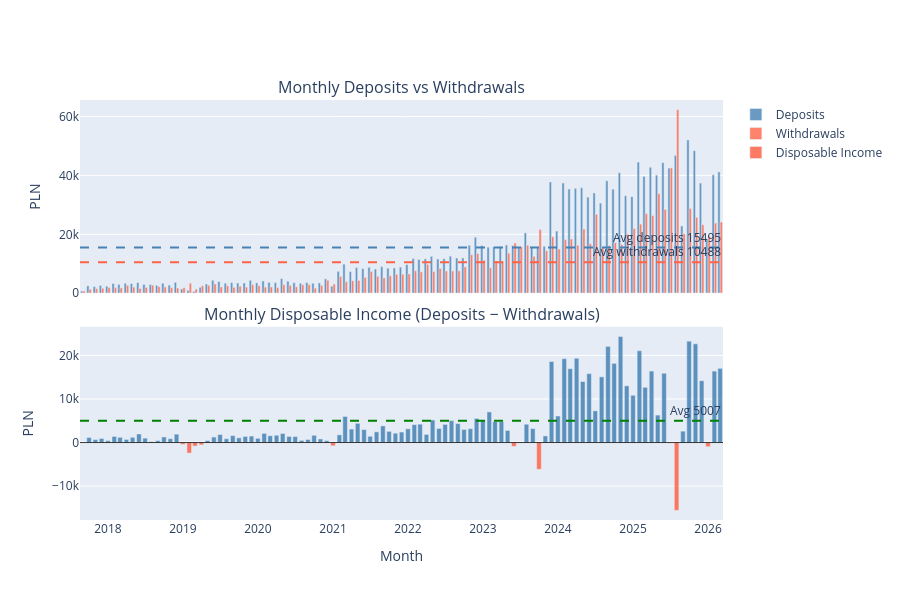

Write notebook code for a chart like this one.
### Code cell
# ── Visualise: deposits / withdrawals / disposable income ─────────────────────
x = cashflow_split["year_month"]
avg_dep = cashflow_split["deposits"].mean()
avg_wdw = cashflow_split["withdrawals"].mean()
avg_di = cashflow_split["disposable_income"].mean()
di_colors = ["steelblue" if v >= 0 else "tomato" for v in cashflow_split["disposable_income"]]

fig = make_subplots(
    rows=2, cols=1, shared_xaxes=True, vertical_spacing=0.08,
    subplot_titles=("Monthly Deposits vs Withdrawals",
                    "Monthly Disposable Income (Deposits − Withdrawals)"),
)

fig.add_trace(go.Bar(x=x, y=cashflow_split["deposits"], name="Deposits",
                     marker_color="steelblue", opacity=0.8), row=1, col=1)
fig.add_trace(go.Bar(x=x, y=cashflow_split["withdrawals"], name="Withdrawals",
                     marker_color="tomato", opacity=0.8), row=1, col=1)
fig.add_hline(y=avg_dep, line_color="steelblue", line_dash="dash",
              annotation_text=f"Avg deposits {avg_dep:.0f}", row=1, col=1)
fig.add_hline(y=avg_wdw, line_color="tomato", line_dash="dash",
              annotation_text=f"Avg withdrawals {avg_wdw:.0f}", row=1, col=1)

fig.add_trace(go.Bar(x=x, y=cashflow_split["disposable_income"],
                     marker_color=di_colors, opacity=0.85, name="Disposable Income"),
              row=2, col=1)
fig.add_hline(y=0, line_color="black", line_width=0.8, row=2, col=1)
fig.add_hline(y=avg_di, line_color="green", line_dash="dash",
              annotation_text=f"Avg {avg_di:.0f}", row=2, col=1)

fig.update_yaxes(title_text="PLN", row=1, col=1)
fig.update_yaxes(title_text="PLN", row=2, col=1)
fig.update_xaxes(title_text="Month", row=2, col=1)
fig.update_layout(height=600, barmode="group")
fig.show()

avg_sr = cashflow_split["savings_rate"].mean()
print(f"\nAverage savings rate: {avg_sr:.1%}")
print(f"Months with negative disposable income: "
      f"{(cashflow_split['disposable_income'] < 0).sum()} / {len(cashflow_split)}")

### Figure 1 — Plotly figure (JSON) as saved in the notebook; plotly's stock layout.template omitted (floating-point values rounded to 4 significant figures)
{"data": [{"marker": {"color": "steelblue"}, "name": "Deposits", "opacity": 0.8, "type": "bar", "x": ["2017-09", "2017-10", "2017-11", "2017-12", "2018-01", "2018-02", "2018-03", "2018-04", "2018-05", "2018-06", "2018-07", "2018-08", "2018-09", "2018-10", "2018-11", "2018-12", "2019-01", "2019-02", "2019-03", "2019-04", "2019-05", "2019-06", "2019-07", "2019-08", "2019-09", "2019-10", "2019-11", "2019-12", "2020-01", "2020-02", "2020-03", "2020-04", "2020-05", "2020-06", "2020-07", "2020-08", "2020-09", "2020-10", "2020-11", "2020-12", "2021-01", "2021-02", "2021-03", "2021-04", "2021-05", "2021-06", "2021-07", "2021-08", "2021-09", "2021-10", "2021-11", "2021-12", "2022-01", "2022-02", "2022-03", "2022-04", "2022-05", "2022-06", "2022-07", "2022-08", "2022-09", "2022-10", "2022-11", "2022-12", "2023-01", "2023-02", "2023-03", "2023-04", "2023-05", "2023-06", "2023-07", "2023-08", "2023-09", "2023-10", "2023-11", "2023-12", "2024-01", "2024-02", "2024-03", "2024-04", "2024-05", "2024-06", "2024-07", "2024-08", "2024-09", "2024-10", "2024-11", "2024-12", "2025-01", "2025-02", "2025-03", "2025-04", "2025-05", "2025-06", "2025-07", "2025-08", "2025-09", "2025-10", "2025-11", "2025-12", "2026-01", "2026-02", "2026-03"], "xaxis": "x", "y": [711.7, 2506.0, 2269.0, 2622.0, 2376.0, 3282.0, 3001.0, 3365.0, 3282.0, 3587.0, 2990.0, 2931.0, 2670.0, 3389.0, 2765.0, 3690.0, 1446.0, 973.2, 593.5, 1984.0, 3132.0, 4411.0, 3972.0, 3418.0, 3603.0, 3467.0, 3476.0, 4389.0, 3503.0, 4165.0, 3681.0, 3581.0, 4945.0, 4079.0, 3560.0, 3391.0, 3602.0, 3385.0, 3483.0, 4874.0, 2358.0, 7427.0, 9878.0, 7307.0, 8736.0, 8358.0, 8812.0, 8200.0, 9012.0, 8483.0, 8580.0, 8857.0, 9708.0, 11760.0, 11470.0, 11660.0, 12520.0, 11630.0, 11710.0, 12580.0, 11960.0, 11980.0, 16290.0, 18990.0, 16190.0, 15630.0, 15760.0, 15770.0, 16360.0, 16170.0, 15650.0, 20490.0, 15740.0, 15470.0, 15940.0, 37770.0, 21110.0, 37420.0, 35370.0, 35620.0, 35830.0, 32620.0, 34050.0, 30600.0, 38190.0, 35330.0, 40910.0, 33090.0, 32790.0, 44540.0, 39690.0, 42780.0, 40100.0, 44330.0, 42480.0, 46780.0, 22840.0, 52050.0, 48410.0, 37410.0, 18420.0, 40240.0, 41210.0], "yaxis": "y"}, {"marker": {"color": "tomato"}, "name": "Withdrawals", "opacity": 0.8, "type": "bar", "x": ["2017-09", "2017-10", "2017-11", "2017-12", "2018-01", "2018-02", "2018-03", "2018-04", "2018-05", "2018-06", "2018-07", "2018-08", "2018-09", "2018-10", "2018-11", "2018-12", "2019-01", "2019-02", "2019-03", "2019-04", "2019-05", "2019-06", "2019-07", "2019-08", "2019-09", "2019-10", "2019-11", "2019-12", "2020-01", "2020-02", "2020-03", "2020-04", "2020-05", "2020-06", "2020-07", "2020-08", "2020-09", "2020-10", "2020-11", "2020-12", "2021-01", "2021-02", "2021-03", "2021-04", "2021-05", "2021-06", "2021-07", "2021-08", "2021-09", "2021-10", "2021-11", "2021-12", "2022-01", "2022-02", "2022-03", "2022-04", "2022-05", "2022-06", "2022-07", "2022-08", "2022-09", "2022-10", "2022-11", "2022-12", "2023-01", "2023-02", "2023-03", "2023-04", "2023-05", "2023-06", "2023-07", "2023-08", "2023-09", "2023-10", "2023-11", "2023-12", "2024-01", "2024-02", "2024-03", "2024-04", "2024-05", "2024-06", "2024-07", "2024-08", "2024-09", "2024-10", "2024-11", "2024-12", "2025-01", "2025-02", "2025-03", "2025-04", "2025-05", "2025-06", "2025-07", "2025-08", "2025-09", "2025-10", "2025-11", "2025-12", "2026-01", "2026-02", "2026-03"], "xaxis": "x", "y": [729.0, 1330.0, 1572.0, 1686.0, 1927.0, 1870.0, 1791.0, 2640.0, 2076.0, 1615.0, 1967.0, 2716.0, 2218.0, 2100.0, 1878.0, 1758.0, 1848.0, 3390.0, 1400.0, 2510.0, 2666.0, 3143.0, 2126.0, 2537.0, 2004.0, 2371.0, 2067.0, 2892.0, 2525.0, 2054.0, 2112.0, 1900.0, 2869.0, 2664.0, 2170.0, 2888.0, 2889.0, 1717.0, 2652.0, 4429.0, 3110.0, 5652.0, 3880.0, 4212.0, 4314.0, 5372.0, 7364.0, 5737.0, 5184.0, 5908.0, 6428.0, 6437.0, 6540.0, 7632.0, 7237.0, 9792.0, 7335.0, 8391.0, 7537.0, 7547.0, 7602.0, 8965.0, 13100.0, 13450.0, 11180.0, 8599.0, 10940.0, 10950.0, 13570.0, 17050.0, 15760.0, 16270.0, 12530.0, 21610.0, 14410.0, 19160.0, 15010.0, 18170.0, 18420.0, 16260.0, 21810.0, 16790.0, 26780.0, 15510.0, 16120.0, 17140.0, 16550.0, 20060.0, 21940.0, 23450.0, 27000.0, 26360.0, 33790.0, 28420.0, 42580.0, 62330.0, 20220.0, 28770.0, 25740.0, 23210.0, 19360.0, 23830.0, 24170.0], "yaxis": "y"}, {"marker": {"color": ["tomato", "steelblue", "steelblue", "steelblue", "steelblue", "steelblue", "steelblue", "steelblue", "steelblue", "steelblue", "steelblue", "steelblue", "steelblue", "steelblue", "steelblue", "steelblue", "tomato", "tomato", "tomato", "tomato", "steelblue", "steelblue", "steelblue", "steelblue", "steelblue", "steelblue", "steelblue", "steelblue", "steelblue", "steelblue", "steelblue", "steelblue", "steelblue", "steelblue", "steelblue", "steelblue", "steelblue", "steelblue", "steelblue", "steelblue", "tomato", "steelblue", "steelblue", "steelblue", "steelblue", "steelblue", "steelblue", "steelblue", "steelblue", "steelblue", "steelblue", "steelblue", "steelblue", "steelblue", "steelblue", "steelblue", "steelblue", "steelblue", "steelblue", "steelblue", "steelblue", "steelblue", "steelblue", "steelblue", "steelblue", "steelblue", "steelblue", "steelblue", "steelblue", "tomato", "tomato", "steelblue", "steelblue", "tomato", "steelblue", "steelblue", "steelblue", "steelblue", "steelblue", "steelblue", "steelblue", "steelblue", "steelblue", "steelblue", "steelblue", "steelblue", "steelblue", "steelblue", "steelblue", "steelblue", "steelblue", "steelblue", "steelblue", "steelblue", "tomato", "tomato", "steelblue", "steelblue", "steelblue", "steelblue", "tomato", "steelblue", "steelblue"]}, "name": "Disposable Income", "opacity": 0.85, "type": "bar", "x": ["2017-09", "2017-10", "2017-11", "2017-12", "2018-01", "2018-02", "2018-03", "2018-04", "2018-05", "2018-06", "2018-07", "2018-08", "2018-09", "2018-10", "2018-11", "2018-12", "2019-01", "2019-02", "2019-03", "2019-04", "2019-05", "2019-06", "2019-07", "2019-08", "2019-09", "2019-10", "2019-11", "2019-12", "2020-01", "2020-02", "2020-03", "2020-04", "2020-05", "2020-06", "2020-07", "2020-08", "2020-09", "2020-10", "2020-11", "2020-12", "2021-01", "2021-02", "2021-03", "2021-04", "2021-05", "2021-06", "2021-07", "2021-08", "2021-09", "2021-10", "2021-11", "2021-12", "2022-01", "2022-02", "2022-03", "2022-04", "2022-05", "2022-06", "2022-07", "2022-08", "2022-09", "2022-10", "2022-11", "2022-12", "2023-01", "2023-02", "2023-03", "2023-04", "2023-05", "2023-06", "2023-07", "2023-08", "2023-09", "2023-10", "2023-11", "2023-12", "2024-01", "2024-02", "2024-03", "2024-04", "2024-05", "2024-06", "2024-07", "2024-08", "2024-09", "2024-10", "2024-11", "2024-12", "2025-01", "2025-02", "2025-03", "2025-04", "2025-05", "2025-06", "2025-07", "2025-08", "2025-09", "2025-10", "2025-11", "2025-12", "2026-01", "2026-02", "2026-03"], "xaxis": "x2", "y": [-17.23, 1176.0, 697.1, 936.4, 449.0, 1412.0, 1210.0, 724.6, 1205.0, 1972.0, 1023.0, 214.7, 451.2, 1289.0, 887.7, 1932.0, -401.8, -2417.0, -806.5, -525.7, 465.8, 1267.0, 1846.0, 880.8, 1599.0, 1096.0, 1409.0, 1496.0, 978.5, 2111.0, 1569.0, 1681.0, 2076.0, 1415.0, 1390.0, 503.4, 712.8, 1669.0, 831.5, 444.7, -751.2, 1775.0, 5998.0, 3095.0, 4422.0, 2986.0, 1448.0, 2464.0, 3828.0, 2575.0, 2152.0, 2420.0, 3167.0, 4128.0, 4230.0, 1869.0, 5183.0, 3243.0, 4177.0, 5034.0, 4355.0, 3014.0, 3190.0, 5544.0, 5010.0, 7036.0, 4816.0, 4820.0, 2789.0, -877.2, -103.8, 4220.0, 3209.0, -6134.0, 1528.0, 18610.0, 6102.0, 19250.0, 16950.0, 19350.0, 14010.0, 15820.0, 7274.0, 15090.0, 22070.0, 18190.0, 24350.0, 13030.0, 10850.0, 21080.0, 12690.0, 16410.0, 6310.0, 15910.0, -92.24, -15550.0, 2624.0, 23280.0, 22670.0, 14200.0, -946.1, 16410.0, 17030.0], "yaxis": "y2"}], "layout": {"annotations": [{"font": {"size": 16}, "showarrow": false, "text": "Monthly Deposits vs Withdrawals", "x": 0.5, "xanchor": "center", "xref": "paper", "y": 1, "yanchor": "bottom", "yref": "paper"}, {"font": {"size": 16}, "showarrow": false, "text": "Monthly Disposable Income (Deposits − Withdrawals)", "x": 0.5, "xanchor": "center", "xref": "paper", "y": 0.46, "yanchor": "bottom", "yref": "paper"}, {"showarrow": false, "text": "Avg deposits 15495", "x": 1, "xanchor": "right", "xref": "x domain", "y": 15490.0, "yanchor": "bottom", "yref": "y"}, {"showarrow": false, "text": "Avg withdrawals 10488", "x": 1, "xanchor": "right", "xref": "x domain", "y": 10490.0, "yanchor": "bottom", "yref": "y"}, {"showarrow": false, "text": "Avg 5007", "x": 1, "xanchor": "right", "xref": "x2 domain", "y": 5007.0, "yanchor": "bottom", "yref": "y2"}], "barmode": "group", "height": 600, "shapes": [{"line": {"color": "steelblue", "dash": "dash"}, "type": "line", "x0": 0, "x1": 1, "xref": "x domain", "y0": 15490.0, "y1": 15490.0, "yref": "y"}, {"line": {"color": "tomato", "dash": "dash"}, "type": "line", "x0": 0, "x1": 1, "xref": "x domain", "y0": 10490.0, "y1": 10490.0, "yref": "y"}, {"line": {"color": "black", "width": 0.8}, "type": "line", "x0": 0, "x1": 1, "xref": "x2 domain", "y0": 0, "y1": 0, "yref": "y2"}, {"line": {"color": "green", "dash": "dash"}, "type": "line", "x0": 0, "x1": 1, "xref": "x2 domain", "y0": 5007.0, "y1": 5007.0, "yref": "y2"}], "xaxis": {"anchor": "y", "domain": [0, 1], "matches": "x2", "showticklabels": false}, "xaxis2": {"anchor": "y2", "domain": [0, 1], "title": {"text": "Month"}}, "yaxis": {"anchor": "x", "domain": [0.54, 1], "title": {"text": "PLN"}}, "yaxis2": {"anchor": "x2", "domain": [0, 0.46], "title": {"text": "PLN"}}}}
